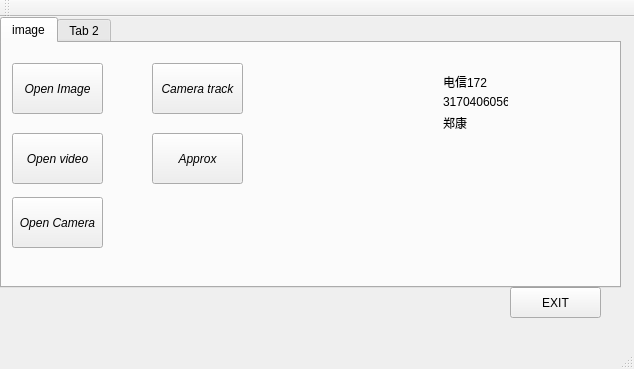
<?xml version="1.0" encoding="UTF-8"?>
<ui version="4.0">
 <class>MainWindow</class>
 <widget class="QMainWindow" name="MainWindow">
  <property name="geometry">
   <rect>
    <x>0</x>
    <y>0</y>
    <width>634</width>
    <height>369</height>
   </rect>
  </property>
  <property name="windowTitle">
   <string>MainWindow</string>
  </property>
  <widget class="QWidget" name="centralWidget">
   <widget class="QPushButton" name="pushButton_EXIT">
    <property name="geometry">
     <rect>
      <x>510</x>
      <y>270</y>
      <width>91</width>
      <height>31</height>
     </rect>
    </property>
    <property name="text">
     <string>EXIT</string>
    </property>
   </widget>
   <widget class="QTabWidget" name="tabWidget">
    <property name="geometry">
     <rect>
      <x>0</x>
      <y>0</y>
      <width>621</width>
      <height>271</height>
     </rect>
    </property>
    <property name="currentIndex">
     <number>0</number>
    </property>
    <widget class="QWidget" name="tab">
     <attribute name="title">
      <string>image</string>
     </attribute>
     <widget class="QPushButton" name="pushButton_OpenImage">
      <property name="geometry">
       <rect>
        <x>10</x>
        <y>20</y>
        <width>91</width>
        <height>51</height>
       </rect>
      </property>
      <property name="font">
       <font>
        <italic>true</italic>
       </font>
      </property>
      <property name="text">
       <string>Open Image</string>
      </property>
     </widget>
     <widget class="QPushButton" name="pushButton_openvideo">
      <property name="geometry">
       <rect>
        <x>10</x>
        <y>90</y>
        <width>91</width>
        <height>51</height>
       </rect>
      </property>
      <property name="font">
       <font>
        <italic>true</italic>
       </font>
      </property>
      <property name="text">
       <string>Open video</string>
      </property>
     </widget>
     <widget class="QPushButton" name="pushButton_opencamera">
      <property name="geometry">
       <rect>
        <x>10</x>
        <y>154</y>
        <width>91</width>
        <height>51</height>
       </rect>
      </property>
      <property name="font">
       <font>
        <italic>true</italic>
       </font>
      </property>
      <property name="text">
       <string>Open Camera</string>
      </property>
     </widget>
     <widget class="QPushButton" name="pushButton_cameratrack">
      <property name="geometry">
       <rect>
        <x>150</x>
        <y>20</y>
        <width>91</width>
        <height>51</height>
       </rect>
      </property>
      <property name="font">
       <font>
        <italic>true</italic>
       </font>
      </property>
      <property name="text">
       <string>Camera track</string>
      </property>
     </widget>
     <widget class="QPushButton" name="pushButton_approx">
      <property name="geometry">
       <rect>
        <x>150</x>
        <y>90</y>
        <width>91</width>
        <height>51</height>
       </rect>
      </property>
      <property name="font">
       <font>
        <italic>true</italic>
       </font>
      </property>
      <property name="text">
       <string>Approx</string>
      </property>
     </widget>
     <widget class="QWidget" name="">
      <property name="geometry">
       <rect>
        <x>430</x>
        <y>20</y>
        <width>87</width>
        <height>77</height>
       </rect>
      </property>
      <layout class="QVBoxLayout" name="verticalLayout">
       <item>
        <widget class="QLabel" name="label">
         <property name="text">
          <string>电信172</string>
         </property>
        </widget>
       </item>
       <item>
        <widget class="QLabel" name="label_3">
         <property name="text">
          <string>3170406056</string>
         </property>
        </widget>
       </item>
       <item>
        <widget class="QLabel" name="label_2">
         <property name="text">
          <string>郑康</string>
         </property>
        </widget>
       </item>
      </layout>
     </widget>
    </widget>
    <widget class="QWidget" name="tab_2">
     <attribute name="title">
      <string>Tab 2</string>
     </attribute>
    </widget>
   </widget>
  </widget>
  <widget class="QMenuBar" name="menuBar">
   <property name="geometry">
    <rect>
     <x>0</x>
     <y>0</y>
     <width>634</width>
     <height>22</height>
    </rect>
   </property>
  </widget>
  <widget class="QToolBar" name="mainToolBar">
   <attribute name="toolBarArea">
    <enum>TopToolBarArea</enum>
   </attribute>
   <attribute name="toolBarBreak">
    <bool>false</bool>
   </attribute>
  </widget>
  <widget class="QStatusBar" name="statusBar"/>
 </widget>
 <layoutdefault spacing="6" margin="11"/>
 <resources/>
 <connections/>
</ui>
